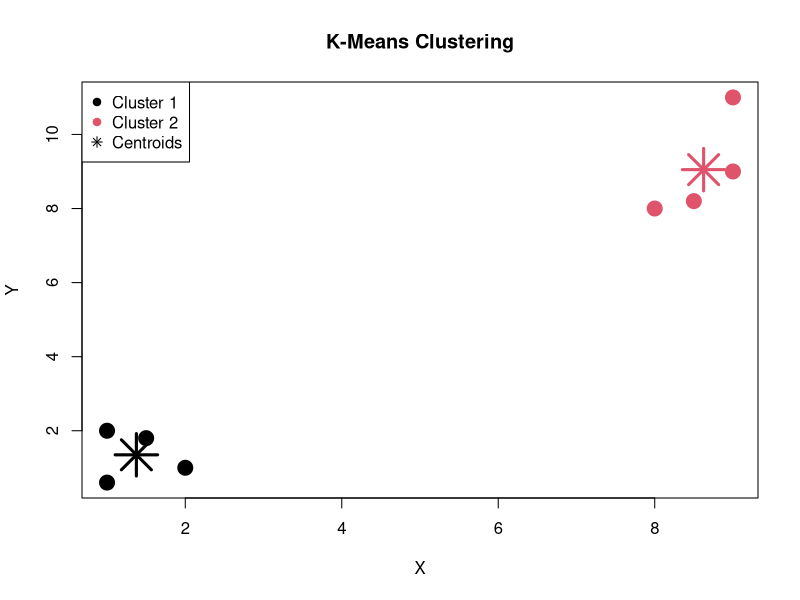

The R source for this figure:
# Sample dataset
data <- data.frame(
  x = c(1,2,1.5,8,9,8.5,1,9),
  y = c(2,1,1.8,8,9,8.2,0.6,11)
)

# Display dataset
print(data)

# Apply K-Means Clustering
# k = 2 clusters
kmeans_result <- kmeans(data, centers = 2)

# Cluster assignments
print("Cluster Assignment")
print(kmeans_result$cluster)

# Cluster centers
print("Cluster Centers")
print(kmeans_result$centers)

# -----------------------------
# Visualization
# -----------------------------

# Plot clusters
plot(data$x,
     data$y,
     col = kmeans_result$cluster,
     pch = 19,
     cex = 2,
     xlab = "X",
     ylab = "Y",
     main = "K-Means Clustering")

# Plot cluster centers
points(kmeans_result$centers,
       col = 1:2,
       pch = 8,
       cex = 4,
       lwd = 3)

# Add text labels
# text(data$x,
#      data$y,
#      labels = kmeans_result$cluster,
#      pos = 3)

# Add legend
legend("topleft",
       legend = c("Cluster 1",
                  "Cluster 2",
                  "Centroids"),
       col = c(1,2,"black"),
       pch = c(19,19,8))

cat("\nCluster Centers:\n")
print(kmeans_result$centers)

cat("\nNumber of iterations:\n")
print(kmeans_result$iter)
